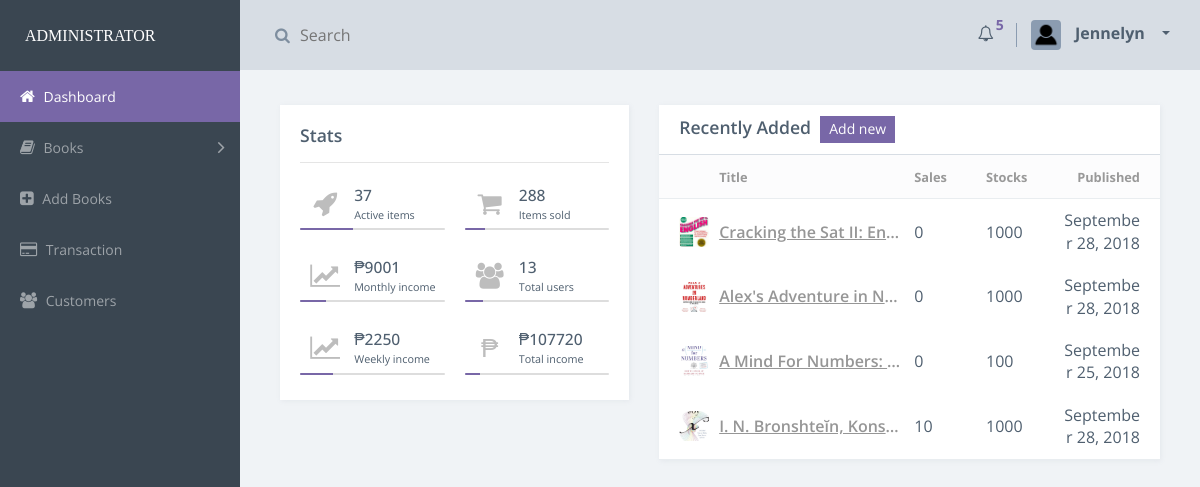
/pages/admin/index.php (signed in), run on the app's committed database.
### tables this page shows
CREATE TABLE `book_info` (
  `id` int(11) NOT NULL,
  `book_title` varchar(200) DEFAULT NULL,
  `book_author` varchar(200) DEFAULT NULL,
  `book_description` text,
  `book_subject` varchar(200) DEFAULT NULL,
  `book_isbn` varchar(200) DEFAULT NULL,
  `book_price` int(25) DEFAULT NULL,
  `book_stocks` int(25) DEFAULT NULL,
  `book_cover` text,
  `book_publisher` text NOT NULL,
  `book_copyright` text NOT NULL,
  `time_added` timestamp NOT NULL DEFAULT CURRENT_TIMESTAMP ON UPDATE CURRENT_TIMESTAMP
);

### pages/admin/index.php (the view, shortened to what the rows shown need)
<?php
	include 'connect.php';
?>
<!DOCTYPE html>
<html>
	<head>
        <link rel="stylesheet" href="css/vendor.css">
        <link rel="stylesheet" href="css/app-purple.css">
	</head>
	<body>
		 <div class="main-wrapper">
            <div class="app" id="app">
                <article class="content dashboard-page">
                    <section class="section">
                        <div class="row sameheight-container">
                            <div class="col col-12 col-sm-12 col-md-6 col-xl-7 history-col">
                                <div class="card sameheight-item items" data-exclude="xs,sm,lg">
                                    <ul class="item-list striped">
                                        <li class="item">
                                            <?php
                                                $get_data = "SELECT * FROM book_info ORDER BY id DESC LIMIT 4";
                                                $qp = mysqli_query($conn, $get_data);
                                                $cqp = mysqli_num_rows($qp);
                                                if ($cqp > 0) {
                                                    while ($disp = mysqli_fetch_array($qp)) {
                                            ?>
                                            <div class="item-row">
                                                <div class="item-col fixed item-col-img xs">
                                                    <a href="view.php?id=<?php echo $disp['id'] ?>">
                                                        <div class="item-img xs rounded" style="background-image: url('../../images/<?php echo $disp['book_cover'];?>')"></div>
                                                    </a>
                                                </div>
                                                <div class="item-col item-col-title no-overflow">
                                                    <div>
                                                        <a href="view.php?id=<?php echo $disp['id'] ?>" class="">
                                                            <h4 class="item-title no-wrap"> <?php echo $disp['book_title'];?> </h4>
                                                        </a>
                                                    </div>
                                                </div>
                                                <div class="item-col item-col-sales">
                                                    <div> <?php
                                                        $total_sales = 0;
                                                        $sales = "SELECT * FROM temp_cart WHERE bookid = '$disp[id]'";
                                                        $rs_sales = mysqli_query($conn, $sales);
                                                        while ($saless = mysqli_fetch_assoc($rs_sales)) {
                                                            $total_sales += $saless['quantity'];
                                                        }
                                                        echo $total_sales;
                                                    ?> </div>
                                                </div>
                                                <div class="item-col item-col-stats">
                                                    <div> <?php echo $disp['book_stocks'];?> </div>
                                                </div>
                                                <div class="item-col item-col-date">
                                                    <div> <?php echo date('F j, Y',strtotime($disp['time_added']));?> </div>
                                                </div>
                                            </div>
                                            <?php
                                                    }
                                                }
                                            ?>
                                        </li>
                                    </ul>
                                </div>
                            </div>
                        </div>
                    </section>
                </article>
            </div>
        </div>
	</body>
</html>

### data on the page
book_info: book_cover (picture), book_title "Cracking the Sat II: En…", total_sales "0", book_stocks "1000", time_added "September 28, 2018"
book_info: book_cover (picture), book_title "Alex's Adventure in N…", total_sales "0", book_stocks "1000", time_added "September 28, 2018"
book_info: book_cover (picture), book_title "A Mind For Numbers:…", total_sales "0", book_stocks "100", time_added "September 25, 2018"
book_info: book_cover (picture), book_title "I. N. Bronshteĭn, Kons…", total_sales "10", book_stocks "1000", time_added "September 28, 2018"

### other printed values
$total_notif "5"
$session_user "Jennelyn"
$csl "37"
$total "288"
$monthly "9001"
$c_user "13"
$weekly "2250"
$total_ "107720"
